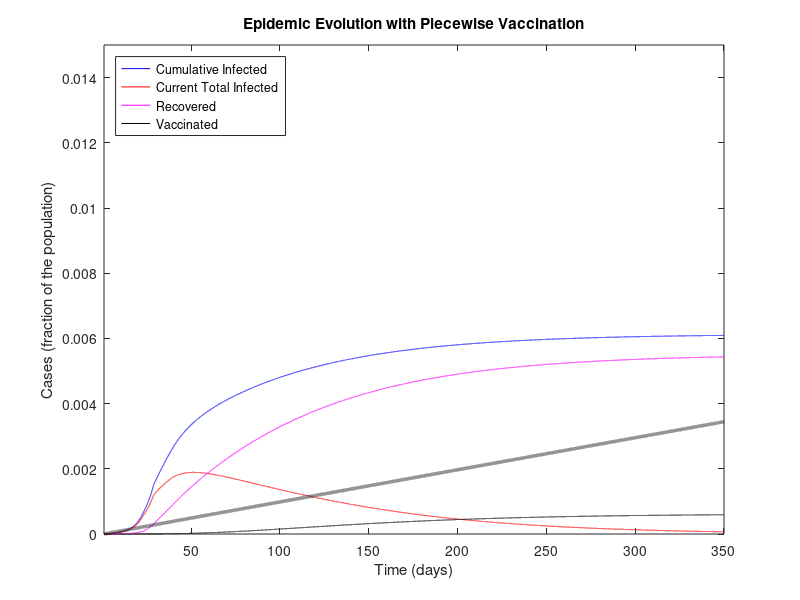

Here is the MATLAB script that generated this plot: (Note: this script raises an error after producing the figure.)
%%%%%%%%%%%%%%%%%%%%%%%%%%%%%%%%%%%%%%%%
%%%%%%%%%%%%%%%%%%%%%%%%%%%%%%%%%%%%%%%%
% MATLAB Code for epidemic simulations with the SIDARTHE model in the work
%
%This code is modified by Carl Ingebretsen to implement piecewise
%vacciantions
% Modelling the COVID-19 epidemic and implementation of population-wide interventions in Italy
% by Giulia Giordano, Franco Blanchini, Raffaele Bruno, Patrizio Colaneri, Alessandro Di Filippo, Angela Di Matteo, Marta Colaneri
% 
% Giulia Giordano, April 5, 2020
% Contact: giulia.giordano@unitn.it
%%%%%%%%%%%%%%%%%%%%%%%%%%%%%%%%%%%%%%%%
%%%%%%%%%%%%%%%%%%%%%%%%%%%%%%%%%%%%%%%%

clear all
close all
clc

%%%%%%%%%%%%%%%%%%%%%%%%%%%%%%%%%%%%%%%%
% DATA
%%%%%%%%%%%%%%%%%%%%%%%%%%%%%%%%%%%%%%%%

% Italian population
popolazione=60e6;

% Data 20 February - 5 April (46 days):
% Total Cases
CasiTotali = [3 20 79 132 219 322 400 650 888 1128 1694 2036 2502 3089 3858 4636 5883 7375 9172 10149 12462 15113 17660 21157 24747 27980 31506 35713 41035 47021 53578 59138 63927 69176 74386 80539 86498 92472 97689 101739 105792 110574 115242 119827 124632 128948]/popolazione; % D+R+T+E+H_diagnosticati
% Deaths
Deceduti = [0 1 2 2 5 10 12 17 21 29 34 52 79 107 148 197 233 366 463 631 827 1016 1266 1441 1809 2158 2503 2978 3405 4032 4825 5476 6077 6820 7503 8165 9134 10023 10779 11591 12428 13155 13915 14681 15362 15887]/popolazione; % E
% Recovered
Guariti = [0 0 0 1 1 1 3 45 46 50 83 149 160 276 414 523 589 622 724 1004 1045 1258 1439 1966 2335 2749 2941 4025 4440 5129 6072 7024 7432 8326 9362 10361 10950 12384 13030 14620 15729 16847 18278 19758 20996 21815]/popolazione; % H_diagnosticati
% Currently Positive
Positivi = [3 19 77 129 213 311 385 588 821 1049 1577 1835 2263 2706 3296 3916 5061 6387 7985 8514 10590 12839 14955 17750 20603 23073 26062 28710 33190 37860 42681 46638 50418 54030 57521 62013 66414 70065 73880 75528 77635 80572 83049 85388 88274 91246]/popolazione; % D+R+T

% Data 23 February - 5 April (from day 4 to day 46)
% Currently positive: isolated at home
Isolamento_domiciliare = [49 91 162 221 284 412 543 798 927 1000 1065 1155 1060 1843 2180 2936 2599 3724 5036 6201 7860 9268 10197 11108 12090 14935 19185 22116 23783 26522 28697 30920 33648 36653 39533 42588 43752 45420 48134 50456 52579 55270 58320]/popolazione; %D
% Currently positive: hospitalised
Ricoverati_sintomi = [54 99 114 128 248 345 401 639 742 1034 1346 1790 2394 2651 3557 4316 5038 5838 6650 7426 8372 9663 11025 12894 14363 15757 16020 17708 19846 20692 21937 23112 24753 26029 26676 27386 27795 28192 28403 28540 28741 29010 28949]/popolazione; % R
% Currently positive: ICU
Terapia_intensiva = [26 23 35 36 56 64 105 140 166 229 295 351 462 567 650 733 877 1028 1153 1328 1518 1672 1851 2060 2257 2498 2655 2857 3009 3204 3396 3489 3612 3732 3856 3906 3981 4023 4035 4053 4068 3994 3977]/popolazione; %T


%%%%%%%%%%%%%%%%%%%%%%%%%%%%%%%%%%%%%%%%
% PARAMETERS
%%%%%%%%%%%%%%%%%%%%%%%%%%%%%%%%%%%%%%%%

% Simulation horizon: CAN BE MODIFIED AT ONE'S WILL PROVIDED THAT IT IS AT
% LEAST EQUAL TO THE NUMBER OF DAYS FOR WHICH DATA ARE AVAILABLE
Orizzonte = 350;

% Plot yes/no: SET TO 1 IF PDF FIGURES MUST BE GENERATED, 0 OTHERWISE
plotPDF = 0;

% Time-step for Euler discretisation of the continuous-time system
step=0.01;

% Transmission rate due to contacts with UNDETECTED asymptomatic infected
alfa=0.57;
% Transmission rate due to contacts with DETECTED asymptomatic infected
beta=0.0114;
% Transmission rate due to contacts with UNDETECTED symptomatic infected
gamma=0.456;
% Transmission rate due to contacts with DETECTED symptomatic infected
delta=0.0114;

% Detection rate for ASYMPTOMATIC
epsilon=0.171;
% Detection rate for SYMPTOMATIC
theta=0.3705;

% Worsening rate: UNDETECTED asymptomatic infected becomes symptomatic
zeta=0.1254;
% Worsening rate: DETECTED asymptomatic infected becomes symptomatic
eta=0.1254;

% Worsening rate: UNDETECTED symptomatic infected develop life-threatening
% symptoms
mu=0.0171;
% Worsening rate: DETECTED symptomatic infected develop life-threatening
% symptoms
nu=0.0274;

% Mortality rate for infected with life-threatening symptoms
tau=0.01;

% Recovery rate for undetected asymptomatic infected
lambda=0.0342;
% Recovery rate for detected asymptomatic infected
rho=0.0342;
% Recovery rate for undetected symptomatic infected
kappa=0.0171;
% Recovery rate for detected symptomatic infected
xi=0.0171;
% Recovery rate for life-threatened symptomatic infected
sigma=0.0171;

%to add the SIDARTHE-V version add a new constant phi
phi=0.00001;
%phi=0.5;
rein=0;
rein_vacc=0;

%%%%%%%%%%%%%%%%%%%%%%%%%%%%%%%%%%%%%%%%
% DEFINITIONS
%%%%%%%%%%%%%%%%%%%%%%%%%%%%%%%%%%%%%%%%

% Parameters
r1=epsilon+zeta+lambda;
r2=eta+rho;
r3=theta+mu+kappa;
r4=nu+xi;
r5=sigma+tau;

% Initial R0
R0_iniziale=alfa/r1+beta*epsilon/(r1*r2)+gamma*zeta/(r1*r3)+delta*eta*epsilon/(r1*r2*r4)+delta*zeta*theta/(r1*r3*r4);

% Time horizon
t=1:step:Orizzonte;

% Vectors for time evolution of variables
S=zeros(1,length(t));
I=zeros(1,length(t));
D=zeros(1,length(t));
A=zeros(1,length(t));
R=zeros(1,length(t));
T=zeros(1,length(t));
H=zeros(1,length(t));
H_diagnosticati=zeros(1,length(t)); % DIAGNOSED recovered only!
E=zeros(1,length(t));
%For SIDARTHE-V add a V
V=zeros(1,length(t));

% Vectors for time evolution of actual/perceived Case Fatality Rate
M=zeros(1,length(t));
P=zeros(1,length(t));

%%%%%%%%%%%%%%%%%%%%%%%%%%%%%%%%%%%%%%%%
% INITIAL CONDITIONS
%%%%%%%%%%%%%%%%%%%%%%%%%%%%%%%%%%%%%%%%

I(1)=200/popolazione;
D(1)=20/popolazione;
A(1)=1/popolazione;
R(1)=2/popolazione;
T(1)=0.00;
H(1)=0.00;
E(1)=0.00;
V(1)=0.00;%For SIDARTHE-V
S(1)=1-I(1)-D(1)-A(1)-R(1)-T(1)-H(1)-E(1)-V(1);

H_diagnosticati(1) = 0.00; % DIAGNOSED recovered only
Infetti_reali(1)=I(1)+D(1)+A(1)+R(1)+T(1); % Actual currently infected

M(1)=0;
P(1)=0;

% Whole state vector
%Added a V(1) at the end
x=[S(1);I(1);D(1);A(1);R(1);T(1);H(1);E(1);V(1);H_diagnosticati(1);Infetti_reali(1)];

%%%%%%%%%%%%%%%%%%%%%%%%%%%%%%%%%%%%%%%%
% SIMULATION
%%%%%%%%%%%%%%%%%%%%%%%%%%%%%%%%%%%%%%%%

% "Control" binary variables to compute the new R0 every time a policy has
% changed the parameters
plottato = 0;
plottato1 = 0;
plottato_bis = 0;
plottato_tris = 0;
plottato_quat = 0;

for i=2:length(t)
    
    if (i>4/step) % Basic social distancing (awareness, schools closed)
        alfa=0.4218;
        gamma=0.285;
        beta = 0.0057;
        delta=0.0057;
        %phi=0.000001;
        if plottato == 0 % Compute the new R0
            r1=epsilon+zeta+lambda;
            r2=eta+rho;
            r3=theta+mu+kappa;
            r4=nu+xi;
            r5=sigma+tau;
            R0_primemisure=alfa/r1+beta*epsilon/(r1*r2)+gamma*zeta/(r1*r3)+delta*eta*epsilon/(r1*r2*r4)+delta*zeta*theta/(r1*r3*r4)
            plottato = 1;
        end
    end
    
    if (i>12/step)
        % Screening limited to / focused on symptomatic subjects
        epsilon=0.1425;
        %phi=0.00001;
        if plottato1 == 0
            r1=epsilon+zeta+lambda;
            r2=eta+rho;
            r3=theta+mu+kappa;
            r4=nu+xi;
            r5=sigma+tau;
            R0_primemisureeps=alfa/r1+beta*epsilon/(r1*r2)+gamma*zeta/(r1*r3)+delta*eta*epsilon/(r1*r2*r4)+delta*zeta*theta/(r1*r3*r4)
            plottato1 = 1;
        end
    end
    
    if (i>22/step) % Social distancing: lockdown, mild effect
        
        alfa=0.36;
        beta=0.005;
        gamma=0.2;
        delta=0.005;
        
        mu = 0.008;
        nu = 0.015;
        
        zeta=0.034;
        eta=0.034;
        
        lambda=0.08;
        rho=0.0171;
        kappa=0.0171;
        xi=0.0171;
        sigma=0.0171;
        %phi=0.00005;
        
        if plottato_bis == 0 % Compute the new R0
            r1=epsilon+zeta+lambda;
            r2=eta+rho;
            r3=theta+mu+kappa;
            r4=nu+xi;
            r5=sigma+tau;
            R0_secondemisure=(alfa*r2*r3*r4+epsilon*beta*r3*r4+gamma*zeta*r2*r4+delta*eta*epsilon*r3+delta*zeta*theta*r2)/(r1*r2*r3*r4)
            plottato_bis = 1;
        end
    end
    
    if (i>28/step) % Social distancing: lockdown, strong effect
        
        alfa=0.21;
        gamma=0.11;
        %phi=0.0001;
        
        if plottato_tris == 0 % Compute the new R0
            r1=epsilon+zeta+lambda;
            r2=eta+rho;
            r3=theta+mu+kappa;
            r4=nu+xi;
            r5=sigma+tau;
            R0_terzemisure=(alfa*r2*r3*r4+epsilon*beta*r3*r4+gamma*zeta*r2*r4+delta*eta*epsilon*r3+delta*zeta*theta*r2)/(r1*r2*r3*r4)
            plottato_tris = 1;
        end
    end
    
    if (i>38/step) % Broader diagnosis campaign
        
        epsilon = 0.2;
        rho=0.02;
        kappa=0.02;
        xi=0.02;
        sigma=0.01;
        
        zeta=0.025;
        eta=0.025;
        %phi=0.0005;
        
        if plottato_quat == 0 % Compute the new R0
            r1=epsilon+zeta+lambda;
            r2=eta+rho;
            r3=theta+mu+kappa;
            r4=nu+xi;
            r5=sigma+tau;
            R0_quartemisure=(alfa*r2*r3*r4+epsilon*beta*r3*r4+gamma*zeta*r2*r4+delta*eta*epsilon*r3+delta*zeta*theta*r2)/(r1*r2*r3*r4)
            plottato_quat = 1;
        end
    end

    %Add a ramping up vacc campaign
    %Do this by changing the vaccination rate phi and reinfection rate
    %rein.
    if (i>5/step)
        phi=0.00001;
        %rein=0.000001;
        %rein_vacc=0.000001;
    elseif (i>50/step)
        phi=0.00005;
        %phi=0.001;
        %rein=0.0001;
        %rein_vacc=0.0001;
    elseif (i>100/step)
        phi=0.0001;
        %rein=0.01;
        %rein_vacc=0.001;
    elseif (i>200/step)
        phi=0.005;
    end

    %if (i>200/step)
        %rein=0.005;
        %rein_vacc=0.001;
    %end
    
    % Compute the system evolution
    %ADDED A NEW zero to the end of each row and added a tenth row with 
    %B=[-alfa*x(2)-beta*x(3)-gamma*x(4)-delta*x(5)-phi*x(9) 0 0 0 0 0 0 0 0 0 0;
     %   alfa*x(2)+beta*x(3)+gamma*x(4)+delta*x(5) -(epsilon+zeta+lambda) 0 0 0 0 0 0 0 0 0;
     %   0 epsilon  -(eta+rho) 0 0 0 0 0 0 0 0;
     %   0 zeta 0 -(theta+mu+kappa) 0 0 0 0 0 0 0;
     %   0 0 eta theta -(nu+xi) 0 0 0 0 0 0;
     %   0 0 0 mu nu  -(sigma+tau) 0 0 0 0 0;
     %   0 lambda rho kappa xi sigma 0 0 0 0 0;
     %   0 0 0 0 0 tau 0 0 0 0 0;
     %   phi*x(1) 0 0 0 0 0 0 0 0 0 0;
     %   0 0 rho 0 xi sigma 0 0 0 0 0;
     %   alfa*x(2)+beta*x(3)+gamma*x(4)+delta*x(5) 0 0 0 0 0 0 0 0 0 0];
    %x=x+B*x*step;
    %in row one decide between [phi*x(1), phi*x(9) or just phi]
    B=[-alfa*x(2)-beta*x(3)-gamma*x(4)-delta*x(5)-phi*x(1) 0 0 0 0 0 rein 0 rein_vacc 0 0;
        alfa*x(2)+beta*x(3)+gamma*x(4)+delta*x(5) -(epsilon+zeta+lambda) 0 0 0 0 0 0 0 0 0;
        0 epsilon  -(eta+rho) 0 0 0 0 0 0 0 0;
        0 zeta 0 -(theta+mu+kappa) 0 0 0 0 0 0 0;
        0 0 eta theta -(nu+xi) 0 0 0 0 0 0;
        0 0 0 mu nu  -(sigma+tau) 0 0 0 0 0;
        0 lambda rho kappa xi sigma -rein 0 0 0 0;
        0 0 0 0 0 tau 0 0 0 0 0;
        phi*x(1) 0 0 0 0 0 0 0 -rein_vacc 0 0;
        0 0 rho 0 xi sigma 0 0 0 0 0;
        alfa*x(2)+beta*x(3)+gamma*x(4)+delta*x(5) 0 0 0 0 0 0 0 0 0 0];
    x=x+B*x*step;
    
    % Update variables
    
    S(i)=x(1);
    I(i)=x(2);
    D(i)=x(3);
    A(i)=x(4);
    R(i)=x(5);
    T(i)=x(6);
    H(i)=x(7);
    E(i)=x(8);
    V(i)=x(9);%added V
    
    H_diagnosticati(i)=x(10);
    Infetti_reali(i)=x(11);
    
    % Update Case Fatality Rate
    
    M(i)=E(i)/(S(1)-S(i));
    P(i)=E(i)/((epsilon*r3+(theta+mu)*zeta)*(I(1)+S(1)-I(i)-S(i))/(r1*r3)+(theta+mu)*(A(1)-A(i))/r3);
    
end

%%%%%%%%%%%%%%%%%%%%%%%%%%%%%%%%%%%%%%%%
% FINAL VALUES
%%%%%%%%%%%%%%%%%%%%%%%%%%%%%%%%%%%%%%%%

% Variables
Sbar=S(length(t));
Ibar=I(length(t));
Dbar=D(length(t));
Abar=A(length(t));
Rbar=R(length(t));
Tbar=T(length(t));
Hbar=H(length(t));
Ebar=E(length(t));
Vbar=V(length(t));

% Case fatality rate
Mbar=M(length(t));
Pbar=P(length(t));

% Case fatality rate from formulas
Mbar1=Ebar/(S(1)-Sbar);
Pbar1=Ebar/((epsilon*r3+(theta+mu)*zeta)*(I(1)+S(1)-Sbar-Ibar)/(r1*r3)+(theta+mu)*(A(1)-Abar)/r3);

%%%%%%%%%%%%%%%%%%%%%%%%%%%%%%%%%%%%%%%%
% FIGURES
%%%%%%%%%%%%%%%%%%%%%%%%%%%%%%%%%%%%%%%%

figure
plot(t,Infetti_reali,'b',t,I+D+A+R+T,'r',t,H,'m',t,E,'k',t,V,'black--',"LineWidth",2.5)%added V
hold on
%plot(t,D+R+T+E+H_diagnosticati,'--b',t,D+R+T,'--r',t,H_diagnosticati,'--g')
xlim([t(1) t(end)])
ylim([0 0.015])
%title('Actual vs. Diagnosed Epidemic Evolution with Piecewise Vaccination')
title('Epidemic Evolution with Piecewise Vaccination')
xlabel('Time (days)')
ylabel('Cases (fraction of the population)')
%legend({'Cumulative Infected','Current Total Infected', 'Recovered', 'Deaths','Diagnosed Cumulative Infected','Diagnosed Current Total Infected', 'Diagnosed Recovered', 'Vaccinated'},'Location','northwest')
legend({'Cumulative Infected','Current Total Infected', 'Recovered', 'Vaccinated'},'Location','northwest')
fontsize(legend,18,"points")
grid

if plotPDF==1
    set(gcf, 'PaperUnits', 'centimeters');
    set(gcf, 'PaperPosition', [0 0 24 16]);
    set(gcf, 'PaperSize', [24 16]); % dimension on x axis and y axis resp.
    print(gcf,'-dpdf', ['PanoramicaEpidemiaRealevsPercepita.pdf'])
end
%

figure
plot(t,I,'b',t,D,'c',t,A,'g',t,R,'m',t,T,'r',t,V,'r')
xlim([t(1) t(end)])
ylim([0 1.1e-3])
title('Infected, different stages, Diagnosed vs. Non Diagnosed with Piecewise Vaccination')
xlabel('Time (days)')
ylabel('Cases (fraction of the population)')
legend({'Infected ND AS', 'Infected D AS', 'Infected ND S', 'Infected D S', 'Infected D IC','Vaccinated'},'Location','northeast')
grid

if plotPDF==1
    set(gcf, 'PaperUnits', 'centimeters');
    set(gcf, 'PaperPosition', [0 0 24 16]);
    set(gcf, 'PaperSize', [24 16]); % dimension on x axis and y axis resp.
    print(gcf,'-dpdf', ['SuddivisioneInfetti.pdf'])
end

%

figure
plot(t,D+R+T+E+H_diagnosticati)
hold on
stem(t(1:1/step:size(CasiTotali,2)/step),CasiTotali)
xlim([t(1) t(end)])
ylim([0 2.5e-3])
title('Cumulative Diagnosed Cases: Model vs. Data')
xlabel('Time (days)')
ylabel('Cases (fraction of the population)')
grid

if plotPDF==1
    set(gcf, 'PaperUnits', 'centimeters');
    set(gcf, 'PaperPosition', [0 0 16 10]);
    set(gcf, 'PaperSize', [16 10]); % dimension on x axis and y axis resp.
    print(gcf,'-dpdf', ['CasiTotali.pdf'])
end
%

figure
plot(t,H_diagnosticati)
hold on
stem(t(1:1/step:size(CasiTotali,2)/step),Guariti)
xlim([t(1) t(end)])
ylim([0 2.5e-3])
title('Recovered: Model vs. Data')
xlabel('Time (days)')
ylabel('Cases (fraction of the population)')
grid

if plotPDF==1
    set(gcf, 'PaperUnits', 'centimeters');
    set(gcf, 'PaperPosition', [0 0 16 10]);
    set(gcf, 'PaperSize', [16 10]); % dimension on x axis and y axis resp.
    print(gcf,'-dpdf', ['Guariti_diagnosticati.pdf'])
end
%

figure
plot(t,E)
hold on
stem(t(1:1/step:size(CasiTotali,2)/step),Deceduti)
xlim([t(1) t(end)])
ylim([0 2.5e-3])
title('Deaths: Model vs. Data - NOTE: EXCLUDED FROM FITTING')
xlabel('Time (days)')
ylabel('Cases (fraction of the population)')
grid

if plotPDF==1
    set(gcf, 'PaperUnits', 'centimeters');
    set(gcf, 'PaperPosition', [0 0 16 10]);
    set(gcf, 'PaperSize', [16 10]); % dimension on x axis and y axis resp.
    print(gcf,'-dpdf', ['Morti.pdf'])
end
%

figure
plot(t,D+R+T)
hold on
stem(t(1:1/step:size(CasiTotali,2)/step),Positivi)
xlim([t(1) t(end)])
ylim([0 2.5e-3])
title('Infected: Model vs. Data')
xlabel('Time (days)')
ylabel('Cases (fraction of the population)')
grid

if plotPDF==1
    set(gcf, 'PaperUnits', 'centimeters');
    set(gcf, 'PaperPosition', [0 0 16 10]);
    set(gcf, 'PaperSize', [16 10]); % dimension on x axis and y axis resp.
    print(gcf,'-dpdf', ['Positivi_diagnosticati.pdf'])
end
%

figure
plot(t,D)
hold on
stem(t(1+3/step:1/step:1+(size(Ricoverati_sintomi,2)+2)/step),Isolamento_domiciliare)
xlim([t(1) t(end)])
ylim([0 2.5e-3])
title('Infected, No Symptoms: Model vs. Data')
xlabel('Time (days)')
ylabel('Cases (fraction of the population)')
grid

if plotPDF==1
    set(gcf, 'PaperUnits', 'centimeters');
    set(gcf, 'PaperPosition', [0 0 16 10]);
    set(gcf, 'PaperSize', [16 10]); % dimension on x axis and y axis resp.
    print(gcf,'-dpdf', ['InfettiAsintomatici_diagnosticati.pdf'])
end
%

figure
plot(t,R)
hold on
stem(t(1+3/step:1/step:1+(size(Ricoverati_sintomi,2)+2)/step),Ricoverati_sintomi)
xlim([t(1) t(end)])
ylim([0 2.5e-3])
title('Infected, Symptoms: Model vs. Data')
xlabel('Time (days)')
ylabel('Cases (fraction of the population)')
grid

if plotPDF==1
    set(gcf, 'PaperUnits', 'centimeters');
    set(gcf, 'PaperPosition', [0 0 16 10]);
    set(gcf, 'PaperSize', [16 10]); % dimension on x axis and y axis resp.
    print(gcf,'-dpdf', ['InfettiSintomatici_diagnosticati_ricoverati.pdf'])
end
%

figure
plot(t,D+R)
hold on
stem(t(1+3/step:1/step:1+(size(Ricoverati_sintomi,2)+2)/step),Isolamento_domiciliare+Ricoverati_sintomi)
xlim([t(1) t(end)])
ylim([0 2.5e-3])
title('Infected, No or Mild Symptoms: Model vs. Data')
xlabel('Time (days)')
ylabel('Cases (fraction of the population)')
grid

if plotPDF==1
    set(gcf, 'PaperUnits', 'centimeters');
    set(gcf, 'PaperPosition', [0 0 16 10]);
    set(gcf, 'PaperSize', [16 10]); % dimension on x axis and y axis resp.
    print(gcf,'-dpdf', ['InfettiNonGravi_diagnosticati.pdf'])
end

%

figure
plot(t,T)
hold on
stem(t(1+3/step:1/step:1+(size(Ricoverati_sintomi,2)+2)/step),Terapia_intensiva)
xlim([t(1) t(end)])
ylim([0 2.5e-3])
title('Infected, Life-Threatening Symptoms: Model vs. Data')
xlabel('Time (days)')
ylabel('Cases (fraction of the population)')
grid

if plotPDF==1
    set(gcf, 'PaperUnits', 'centimeters');
    set(gcf, 'PaperPosition', [0 0 16 10]);
    set(gcf, 'PaperSize', [16 10]); % dimension on x axis and y axis resp.
    print(gcf,'-dpdf', ['InfettiSintomatici_diagnosticati_terapiaintensiva.pdf'])
end

%Plot the vaccinated
figure
plot(t,V)
hold on
%stem(t(1+3/step:1/step:1+(size(Ricoverati_sintomi,2)+2)/step),Terapia_intensiva)
xlim([t(1) t(end)])
ylim([0 2.5e-3])
title('Vaccinated: Model vs. Data')
xlabel('Time (days)')
ylabel('Vaccinated (fraction of the population)')
grid

%if plotPDF==1
    %set(gcf, 'PaperUnits', 'centimeters');
    %set(gcf, 'PaperPosition', [0 0 16 10]);
    %set(gcf, 'PaperSize', [16 10]); % dimension on x axis and y axis resp.
    %print(gcf,'-dpdf', ['InfettiSintomatici_diagnosticati_terapiaintensiva.pdf'])
%end
